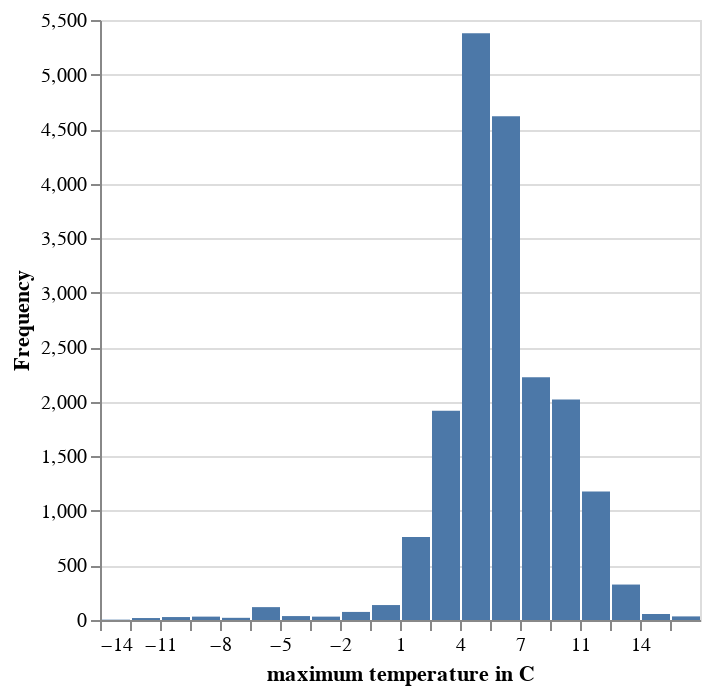

Write notebook code for a chart like this one.
### Markdown cell above
The same can be done for the maximum temperature:

### Code cell
workflow_aeshna_affinis_join_plot_max = ge.register_workflow({
    "type": "Plot",
    "operator": {
       "type": "Histogram",
       "params": {
          "attributeName": "Max_Temperature",
           "bounds": "data",
           "buckets": {
               "type": "number",
               "value": 20
           }
       },
        "sources": {
            "source": { #Aeshna affinis Join #############################################
                "type": "RasterVectorJoin",
                "params": {
                    "names": {
                        "type": "names",
                        "values": ["Min_Temperature", "Max_Temperature"]
                    },
                    "temporalAggregation": "none",
                    "featureAggregation": "mean",
                },
                "sources": {
                    "vector": { 
                        "type": "OgrSource",
                        "params": {
                            "data": f"_:{gbif_prov_id}:`species/Aeshna affinis`",
                        }
                    }, 
                    "rasters": [{
                            "type": "GdalSource",
                            "params": {
                                "data": "tmin"
                            }  
                        }, 
                        {
                            "type": "GdalSource",
                            "params": {
                            "data": "tmax"
                            }
                        } 
                    ]
                } ##########################################################################
            } 
       }
    }
})

#Request the plot from Geo Engine
plot_aeshna_affinis_max = workflow_aeshna_affinis_join_plot_max.plot_chart(
    ge.QueryRectangle(
        ge.BoundingBox2D(-180, -90, 180, 90),
        ge.TimeInterval(time, time),
        resolution=ge.SpatialResolution(0.1, 0.1),
        srs="EPSG:4326"
    )
)

#Show the plot
alt.Chart.from_dict(plot_aeshna_affinis_max.spec)

### Figure 1 — Vega-Lite specification as saved in the notebook (floating-point values rounded to 4 significant figures)
{"config": {"view": {"continuousWidth": 300, "continuousHeight": 300}}, "data": {"name": "data-318bbf673d2c18caebdcc55f6ee6b903"}, "mark": "bar", "encoding": {"x": {"axis": {"title": "maximum temperature in C"}, "bin": {"binned": true, "step": 1.55}, "field": "binStart"}, "x2": {"field": "binEnd"}, "y": {"field": "Frequency", "type": "quantitative"}}, "$schema": "https://vega.github.io/schema/vega-lite/v4.json", "datasets": {"data-318bbf673d2c18caebdcc55f6ee6b903": [{"Frequency": 3, "binEnd": -12.75, "binStart": -14.3}, {"Frequency": 18, "binEnd": -11.2, "binStart": -12.75}, {"Frequency": 27, "binEnd": -9.65, "binStart": -11.2}, {"Frequency": 31, "binEnd": -8.1, "binStart": -9.65}, {"Frequency": 20, "binEnd": -6.55, "binStart": -8.1}, {"Frequency": 118, "binEnd": -5.0, "binStart": -6.55}, {"Frequency": 36, "binEnd": -3.45, "binStart": -5.0}, {"Frequency": 31, "binEnd": -1.9, "binStart": -3.45}, {"Frequency": 74, "binEnd": -0.35, "binStart": -1.9}, {"Frequency": 137, "binEnd": 1.2, "binStart": -0.35}, {"Frequency": 761, "binEnd": 2.75, "binStart": 1.2}, {"Frequency": 1918, "binEnd": 4.3, "binStart": 2.75}, {"Frequency": 5378, "binEnd": 5.85, "binStart": 4.3}, {"Frequency": 4617, "binEnd": 7.4, "binStart": 5.85}, {"Frequency": 2225, "binEnd": 8.95, "binStart": 7.4}, {"Frequency": 2021, "binEnd": 10.5, "binStart": 8.95}, {"Frequency": 1178, "binEnd": 12.05, "binStart": 10.5}, {"Frequency": 325, "binEnd": 13.6, "binStart": 12.05}, {"Frequency": 55, "binEnd": 15.15, "binStart": 13.6}, {"Frequency": 33, "binEnd": 16.7, "binStart": 15.15}]}}
